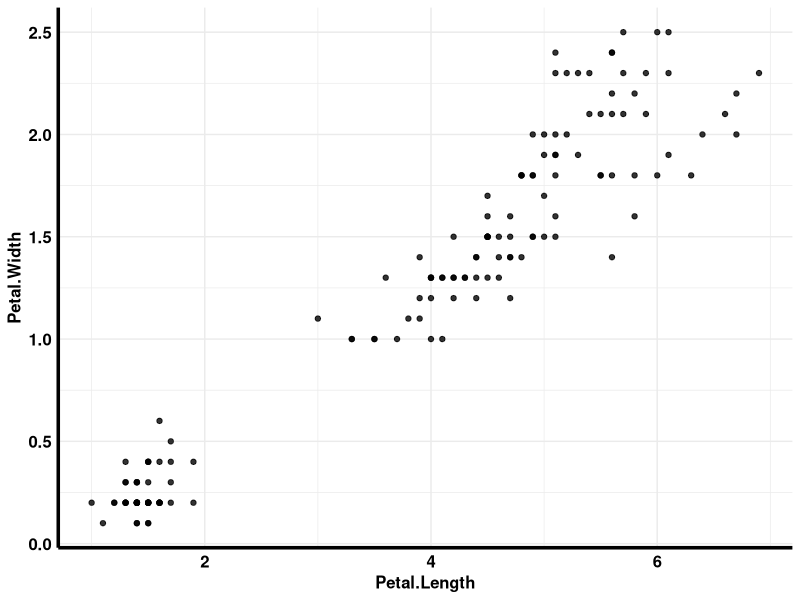
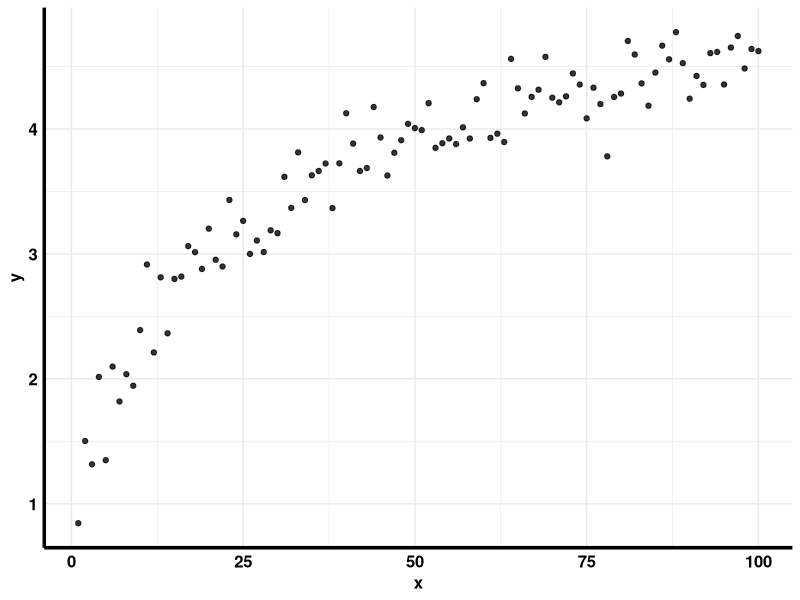
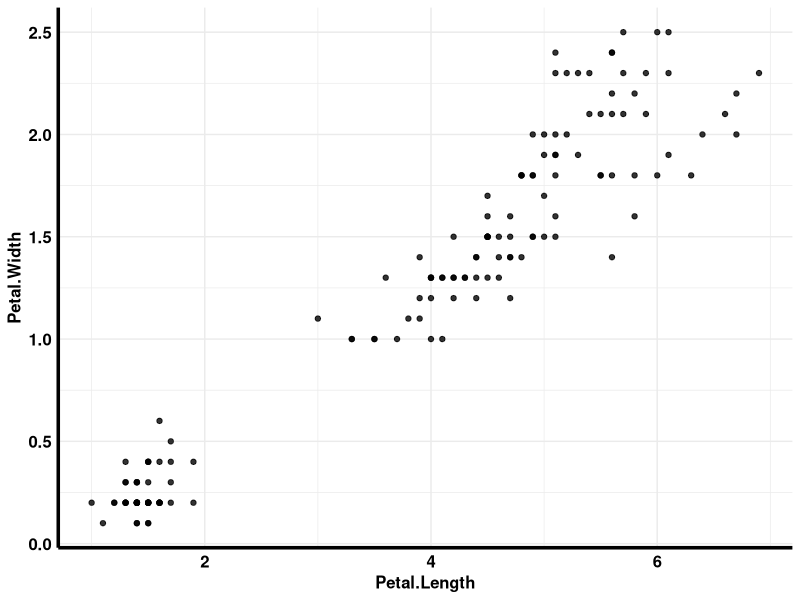
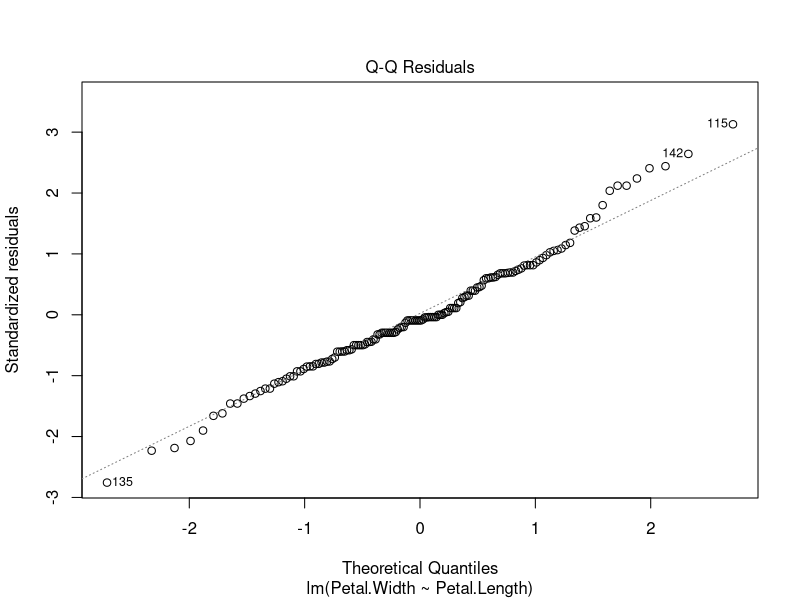
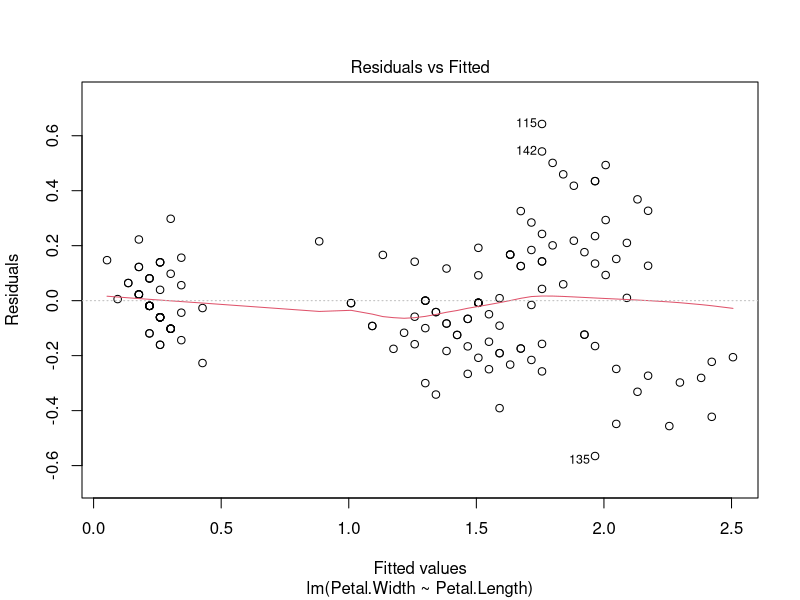
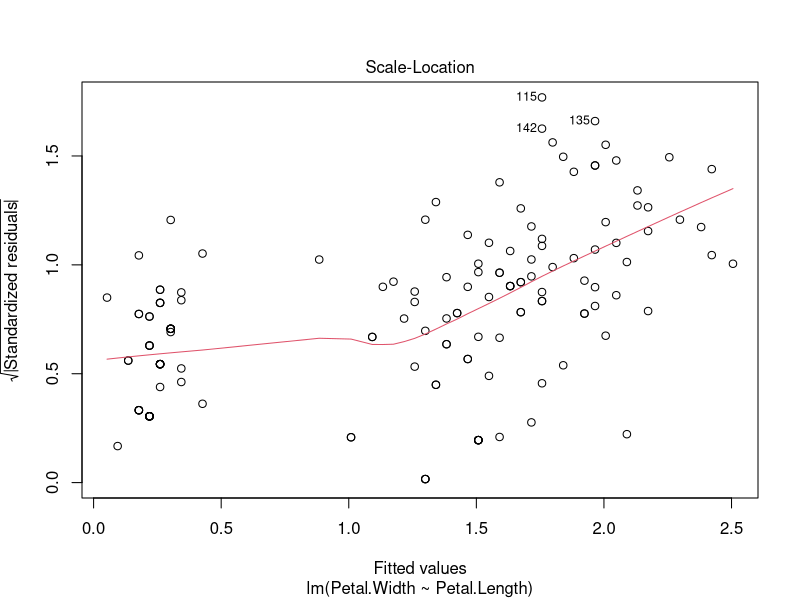
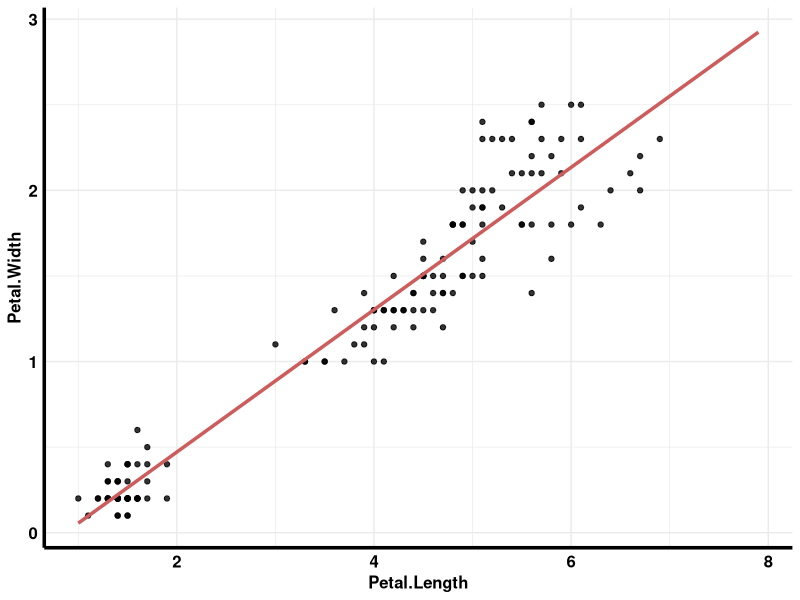
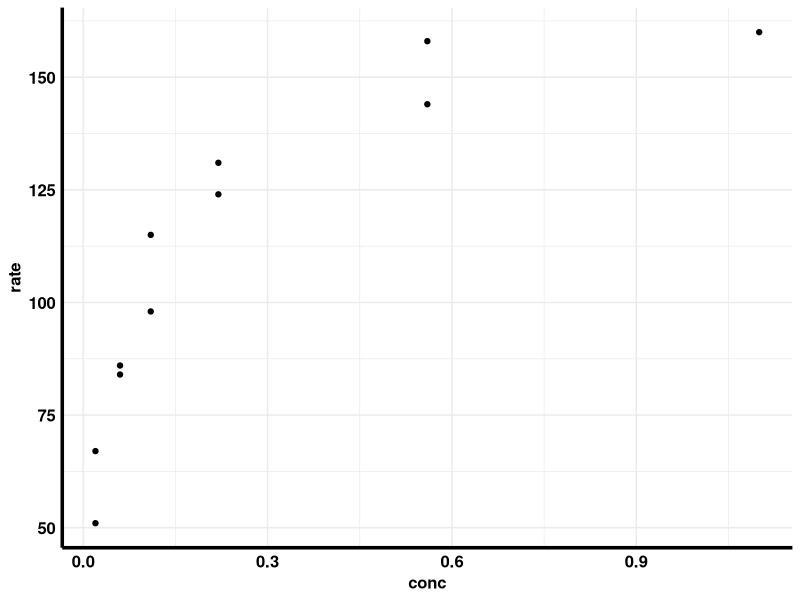

These figures' R source, in order:
## ---- chunk 1
knitr::opts_chunk$set(echo = TRUE)
## ---- chunk 2
library(ggplot2) 
library(tidyr)
library(dplyr)
library(readr)
library(readxl)
library(stringr)
library(RColorBrewer)
library(viridis)
library(svglite)
library(cowplot)
## ---- chunk 3
iris %>% 
  ggplot(aes(x = Petal.Length, y = Petal.Width)) +
  geom_point(alpha = 0.8) +
  theme_minimal() +
  theme(axis.line = element_line(size = 1.2)) +
  theme(text = element_text(size = 12, color = "black", face = "bold")) +
  theme(axis.text = element_text(size = 12, color = "black", face = "bold"))
## ---- chunk 4
cor.test(iris$Petal.Length, iris$Petal.Width)
## ---- chunk 5
#this chunck simulate a mock data. You can ignore this
set.seed(666)
data1 <- data.frame(
  "x" = 1:100,
  "noise" = rnorm(n = 100, mean = 0, sd = 0.2) 
) %>% 
  mutate(y = log(x + 1) + noise)

head(data1)
## ---- chunk 6
data1 %>% 
  ggplot(aes(x = x, y = y)) +
  geom_point(alpha = 0.8) +
  theme_minimal() +
  theme(axis.line = element_line(size = 1.2)) +
  theme(text = element_text(size = 12, color = "black", face = "bold")) +
  theme(axis.text = element_text(size = 12, color = "black", face = "bold"))
## ---- chunk 7
cor.test(data1$x, data1$y, method = "s")
## ---- chunk 8
iris %>% 
  ggplot(aes(x = Petal.Length, y = Petal.Width)) +
  geom_point(alpha = 0.8) +
  theme_minimal() +
  theme(axis.line = element_line(size = 1.2)) +
  theme(text = element_text(size = 12, color = "black", face = "bold")) +
  theme(axis.text = element_text(size = 12, color = "black", face = "bold"))
## ---- chunk 9
model_petal <- lm(Petal.Width ~ Petal.Length, data = iris) 
## ---- chunk 10
plot(model_petal, which = 2)
## ---- chunk 11
plot(model_petal, which = c(1, 3))
## ---- chunk 12
summary(model_petal)
## ---- chunk 13
fitted_petal <- data.frame(
  "Petal.Length" = seq(min(iris$Petal.Length), max(iris$Sepal.Length), by = 0.1)
) %>%
  mutate(Petal.Width = 0.4157 * Petal.Length - 0.36)
## ---- chunk 14
iris %>% 
  ggplot(aes(x = Petal.Length, y = Petal.Width)) +
  geom_point(alpha = 0.8) + 
  geom_line(data = fitted_petal, size = 1.2, color = "indianred") + # this is the command 
  theme_minimal() +
  theme(axis.line = element_line(size = 1.2)) +
  theme(text = element_text(size = 12, color = "black", face = "bold")) +
  theme(axis.text = element_text(size = 12, color = "black", face = "bold"))
## ---- chunk 15
0.4157 * 3 - 0.36
## ---- chunk 16
Puromycin_ctrl <- Puromycin %>% 
  filter(state == "untreated")

head(Puromycin_ctrl)
## ---- chunk 17
Puromycin_ctrl %>% 
  ggplot(aes(x = conc, y = rate)) +
  geom_point() +
  theme_minimal() +
  theme(axis.line = element_line(size = 1.2)) +
  theme(text = element_text(size = 12, color = "black", face = "bold")) +
  theme(axis.text = element_text(size = 12, color = "black", face = "bold")) 
## ---- chunk 18
Puromycin_ctrl <- Puromycin_ctrl %>% 
  mutate(one_over_v = 1/rate) %>% 
  mutate(one_over_s = 1/conc)
## ---- chunk 19
model_ctrl <- lm(one_over_v ~ one_over_s, data = Puromycin_ctrl) 
## ---- chunk 20
plot(model_ctrl, which = 2)
## ---- chunk 21
plot(model_ctrl, which = c(1, 3))
## ---- chunk 22
summary(model_ctrl)
## ---- chunk 23
1/6.972e-3 #Vmax
2.15e-4/6.972e-3 #K
## ---- chunk 24
fitted_rate <- data.frame(
  "one_over_s" = seq(min(Puromycin_ctrl$one_over_s), max(Puromycin_ctrl$one_over_s), by = 0.1)
) %>%
  mutate(one_over_v = 2.15e-4*(one_over_s) + 6.972e-3) %>% 
  mutate(conc = 1/one_over_s) %>% 
  mutate(rate = 1/one_over_v)
## ---- chunk 25
Puromycin_ctrl %>% 
  ggplot(aes(x = one_over_s, y = one_over_v)) +
  geom_point() +
  geom_line(data = fitted_rate, size = 1.2, color = "indianred") +
  labs(x = "1/S",
       y = "1/V") +
  theme_minimal() +
  theme(axis.line = element_line(size = 1.2)) +
  theme(text = element_text(size = 12, color = "black", face = "bold")) +
  theme(axis.text = element_text(size = 12, color = "black", face = "bold")) 
## ---- chunk 26
Puromycin_ctrl %>% 
  ggplot(aes(x = conc, y = rate)) +
  geom_point() +
  geom_line(data = fitted_rate, size = 1.2, color = "indianred") +
  theme_minimal() +
  theme(axis.line = element_line(size = 1.2)) +
  theme(text = element_text(size = 12, color = "black", face = "bold")) +
  theme(axis.text = element_text(size = 12, color = "black", face = "bold"))
## ---- chunk 27
Puromycin_treat <- Puromycin %>% 
  filter(state == "treated") %>% 
  mutate(one_over_v = 1/rate) %>% 
  mutate(one_over_s = 1/conc)
